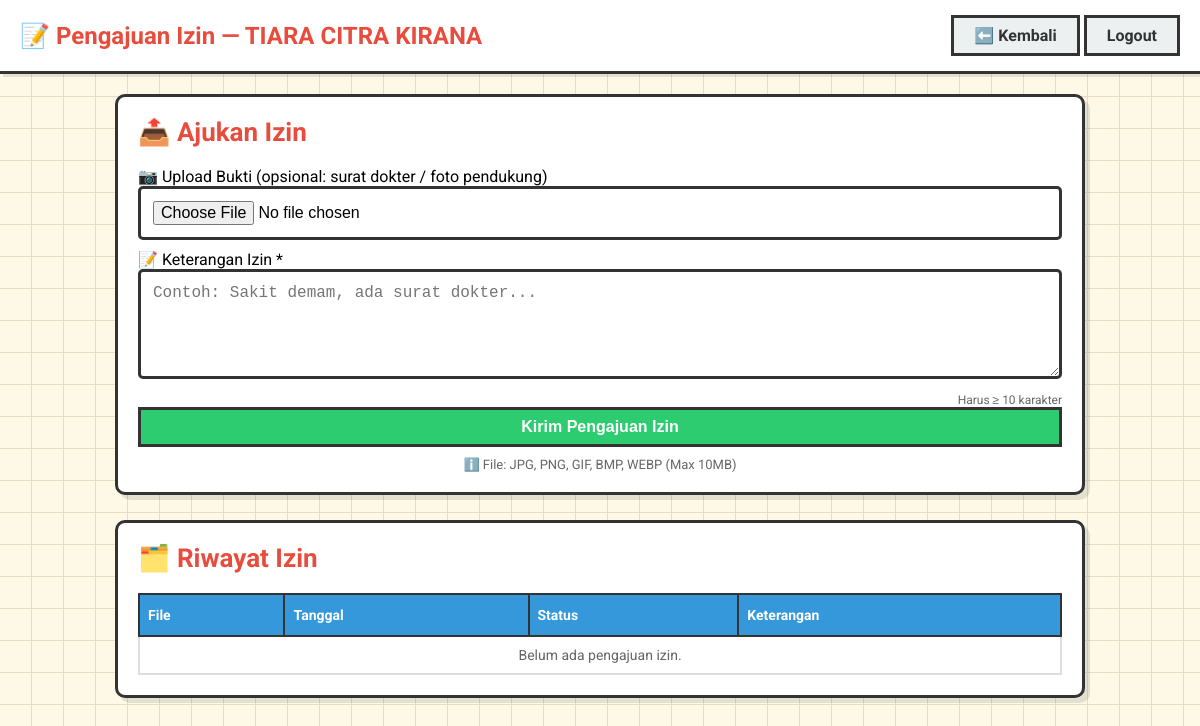
Before: /izin (signed in) with the older database file.
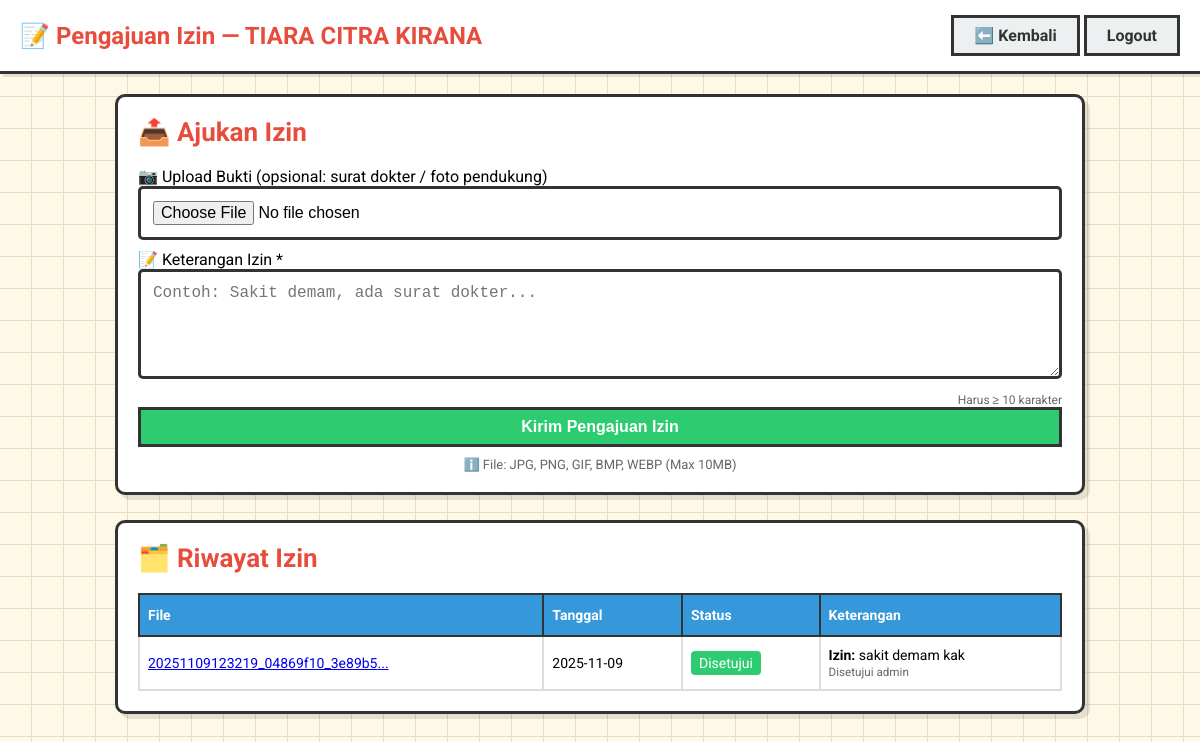
After: the same page with the newer database file.
### tables this page shows
CREATE TABLE absensi (
                    id INTEGER PRIMARY KEY AUTOINCREMENT,
                    user_id INTEGER NOT NULL,
                    filename TEXT NOT NULL,
                    tanggal TEXT NOT NULL,
                    datetime_exif TEXT,
                    latitude REAL,
                    longitude REAL,
                    status TEXT CHECK(status IN ('Pending', 'Disetujui', 'Ditolak')),
                    alasan TEXT,
                    exif_text TEXT,
                    jenis TEXT DEFAULT 'hadir' CHECK(jenis IN ('hadir', 'izin')),
                    keterangan_izin TEXT,
                    created_at TIMESTAMP DEFAULT CURRENT_TIMESTAMP, jam_datang TEXT,
                    FOREIGN KEY(user_id) REFERENCES users(id) ON DELETE CASCADE
                 );

### app.py (the view, shortened to what this page needs)
@app.route('/izin', methods=['GET','POST'])
@login_required
def izin():
    cleanup_old_photos_async()
    conn = get_db_conn()
    c = conn.cursor()
    c.execute("""SELECT filename,tanggal,jenis,status,alasan,keterangan_izin,jam_datang
                 FROM absensi WHERE user_id=? AND jenis='izin'
                 ORDER BY id DESC LIMIT 50""", (session['user_id'],))
    rows = c.fetchall()
    conn.close()
    return render_template('izin.html', username=session.get('nama'), uploads=rows)

### app.py (called while the page is built)
def login_required(f):
    @wraps(f)
    def decorated_function(*args, **kwargs):
        if 'user_id' not in session:
            flash("Silakan login terlebih dahulu", "warning")
            return redirect(url_for('login'))
        return f(*args, **kwargs)
    return decorated_function

def get_db_conn():
    conn = sqlite3.connect(DATABASE)
    conn.row_factory = sqlite3.Row
    conn.execute("PRAGMA foreign_keys = ON")
    return conn

@app.after_request
def set_security_headers(response):
    response.headers['X-Content-Type-Options'] = 'nosniff'
    response.headers['X-Frame-Options'] = 'DENY'
    response.headers['X-XSS-Protection'] = '1; mode=block'
    response.headers['Strict-Transport-Security'] = 'max-age=31536000; includeSubDomains'
    response.headers['Content-Security-Policy'] = "default-src 'self' https://fonts.googleapis.com https://fonts.gstatic.com; style-src 'self' 'unsafe-inline' https://fonts.googleapis.com; script-src 'self'"
    return response

### templates/izin.html (shortened to what this page needs)
<!doctype html>
<html lang="id">
<head>
</head>
<body>
<nav>
  <span class="navbar-brand">📝 Pengajuan Izin — {{ username | upper }}</span>
  <div>
    <a class="btn btn-outline-secondary" href="/upload">⬅️ Kembali</a>
    <a class="btn btn-outline-secondary" href="/logout">Logout</a>
  </div>
</nav>
<div class="container">
  <div class="card">
    <h5>📤 Ajukan Izin</h5>
    <form method="post" action="/izin" enctype="multipart/form-data">
      <div class="form-group">
        <label>📷 Upload Bukti (opsional: surat dokter / foto pendukung)</label>
        <input class="form-control" type="file" name="file" accept="image/*" required>
      </div>
      <div class="form-group">
        <label>📝 Keterangan Izin *</label>
        <textarea class="form-textarea" name="keterangan_izin" placeholder="Contoh: Sakit demam, ada surat dokter..." required minlength="10" maxlength="500"></textarea>
        <div style="font-size:12px;color:#666;text-align:right;">Harus ≥ 10 karakter</div>
      </div>
      <button class="btn btn-success" type="submit" style="width:100%;">Kirim Pengajuan Izin</button>
      <p style="margin-top:10px;font-size:13px;color:#666;text-align:center;">
        ℹ️ File: JPG, PNG, GIF, BMP, WEBP (Max 10MB)
      </p>
    </form>
  </div>
  <div class="card">
    <h5>🗂️ Riwayat Izin</h5>
    <div class="table-responsive">
      <table>
        <thead>
          <tr>
            <th>File</th>
            <th>Tanggal</th>
            <th>Status</th>
            <th>Keterangan</th>
          </tr>
        </thead>
        <tbody>
        {% for r in uploads %}
          <tr>
            <td><a href="/uploads/{{ r['filename'] }}" target="_blank">{{ r['filename'][:30] }}...</a></td>
            <td>{{ r['tanggal'] }}</td>
            <td>
              {% if r['status'] == 'Disetujui' %}
                <span class="bg-success" style="padding:4px 8px;border-radius:4px;">Disetujui</span>
              {% elif r['status'] == 'Pending' %}
                <span class="bg-warning" style="padding:4px 8px;border-radius:4px;">Pending</span>
              {% else %}
                <span class="bg-danger" style="padding:4px 8px;border-radius:4px;">Ditolak</span>
              {% endif %}
            </td>
            <td>
              <strong>Izin:</strong> {{ r['keterangan_izin'][:80] }}{% if r['keterangan_izin']|length > 80 %}...{% endif %}
              <br><small style="color:#666;">{{ r['alasan'] }}</small>
            </td>
          </tr>
        {% else %}
          <tr><td colspan="4" style="text-align:center;color:#666;">Belum ada pengajuan izin.</td></tr>
        {% endfor %}
        </tbody>
      </table>
    </div>
  </div>
</div>
</body>
</html>

Changed rows visible on the page:
added absensi: filename "20251109123219_04869f10_3e89b5", tanggal "2025-11-09", status "Disetujui", keterangan_izin "sakit demam kak", alasan "Disetujui admin"
Other visible differences:
text no longer shown: "Belum ada pengajuan izin."
